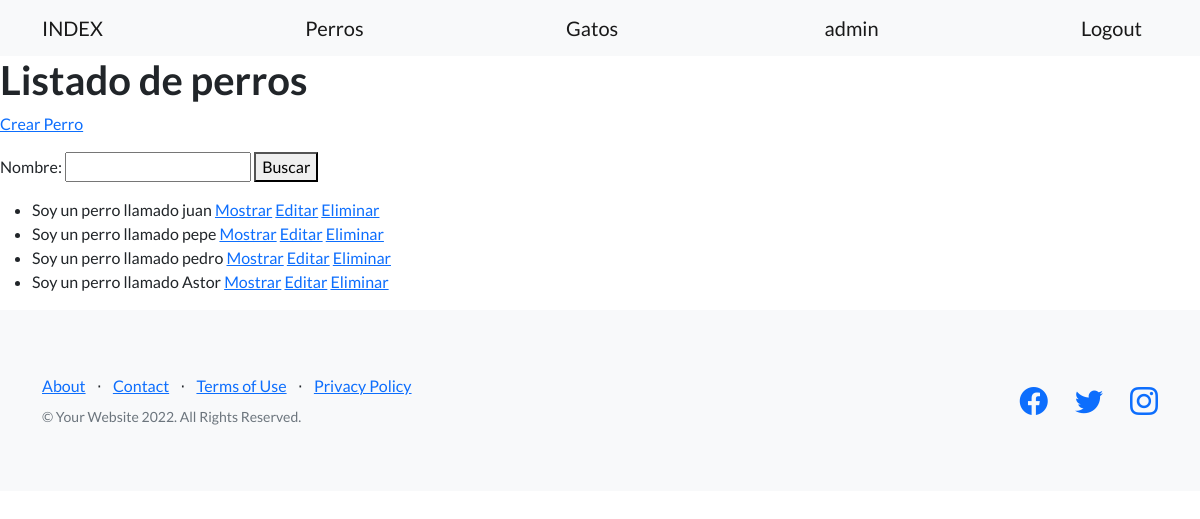
Before: /perros/ (signed in) with the older database file.
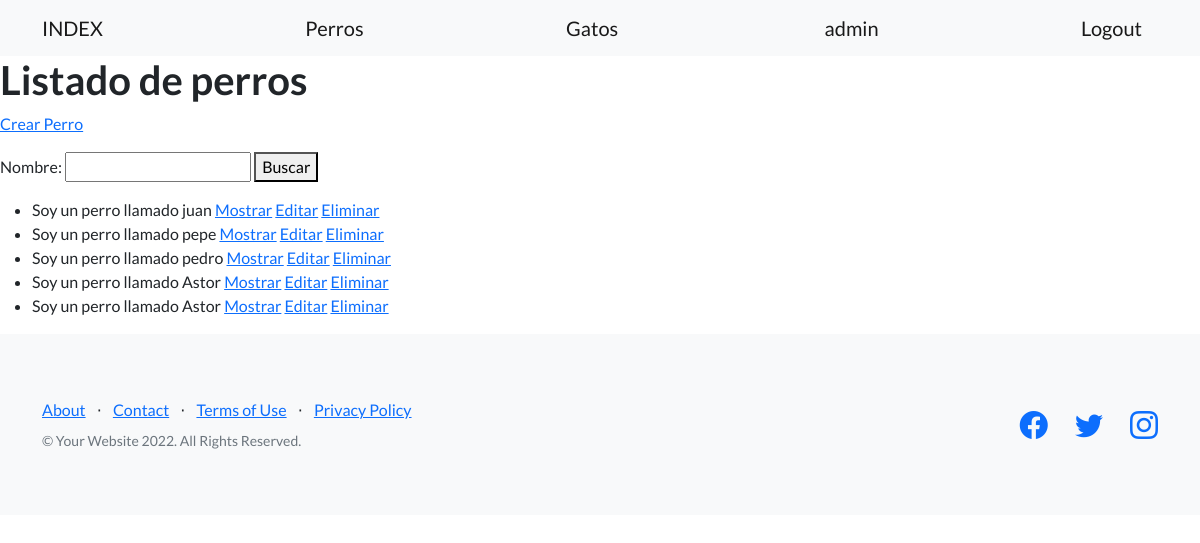
After: the same page with the newer database file.
### desafio/models.py (models this page shows)
class Perro(models.Model):
    nombre = models.CharField(max_length=30)
    edad = models.IntegerField()
    descripcion = RichTextField(null=True)
    fecha_creacion = models.DateTimeField(null=True)
    def __str__(self):
        return f"Soy un perro llamado {self.nombre}"

### desafio/views.py (the view)
# urls.py: path('perros/', listado_perros, name= "listado_perros"),
def listado_perros(request):
    nombre_de_busqueda = request.GET.get("nombre")
    if nombre_de_busqueda:
        listado_perros = Perro.objects.filter(nombre__icontains=nombre_de_busqueda)   #el __incontains es para poner que lo contenga
    else:
        listado_perros = Perro.objects.all()
    form = BusquedaPerro()
    return render(request,"perro/listado_perros.html", {"listado_perros": listado_perros, "form": form})

### desafio/forms.py
class BusquedaPerro(forms.Form):
    nombre = forms.CharField(max_length=30, required=False)

### Templates/perro/listado_perros.html (shortened to what this page needs)
{% extends 'base.html' %}
{% block texto_header %}
<h1>Listado de perros</h1>
{% endblock texto_header %}
{% block despues_del_header %}
<p>
    <a href={% url 'crear_perro' %}>Crear Perro</a>
</p>
<p>
    <form action={% url 'listado_perros' %}>
        {{form}}
        <button>Buscar</button>
</p>
<p>
    {% if listado_perros %}
    <ul>
        {% for perro in listado_perros%}
        <li> {{perro}}
            <a href={% url 'mostrar_perro' perro.id %}>Mostrar</a>
            <a href={% url 'editar_perro' perro.id %}>Editar</a>
            <a href={% url 'eliminar_perro' perro.id %}>Eliminar</a>
        </li>
        {% endfor %}
    </ul>
    {% else %}
       <p> No se encontraron datos. </p>
    {% endif %}
</p>
{% endblock despues_del_header %}

Changed rows visible on the page:
added Perro: nombre "Soy un perro llamado Astor"
